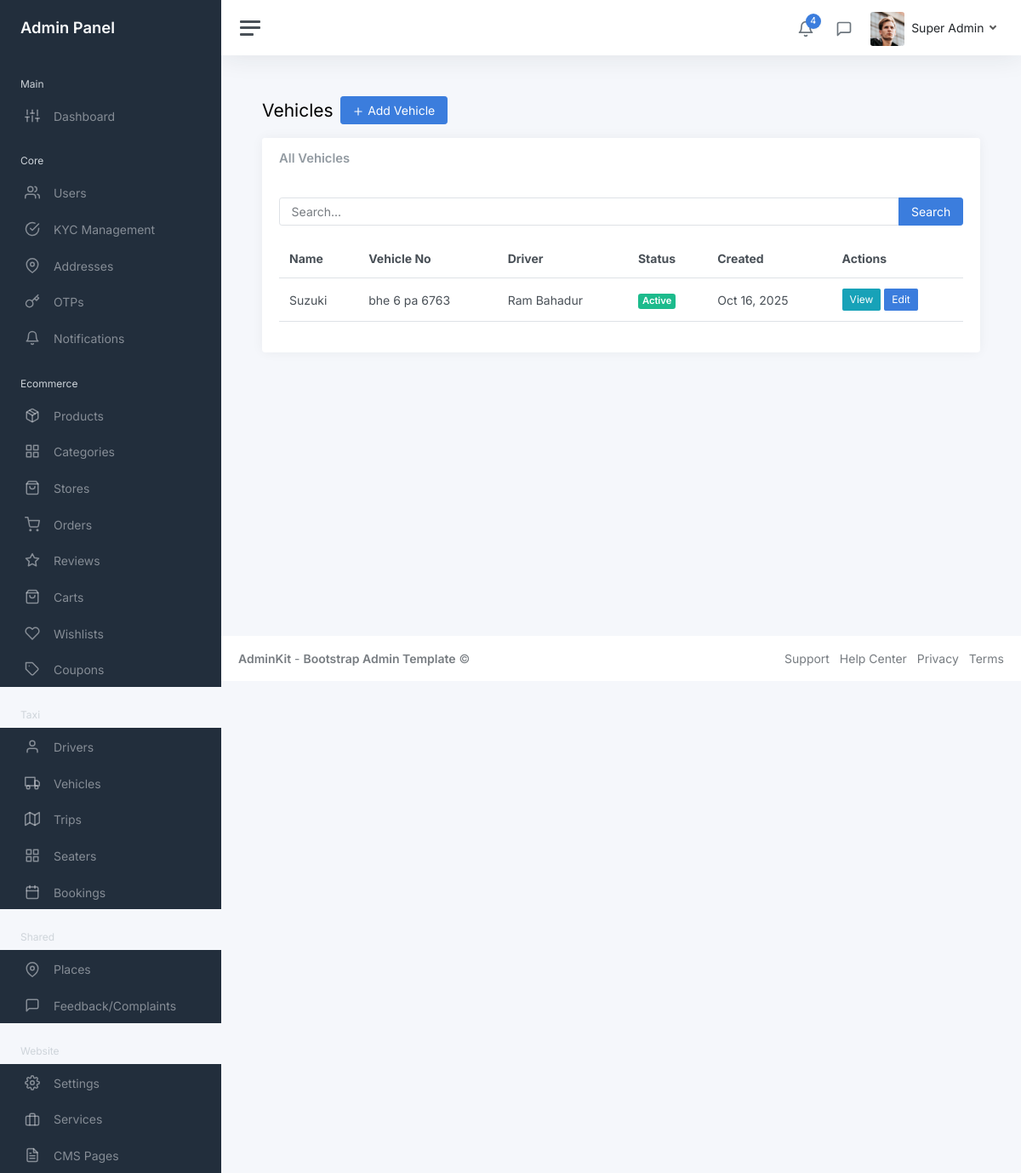
Page /myadmin/taxi/vehicles/ (signed in) on the committed database.
### core/models.py (models this page shows, shortened)
class User(AbstractUser):
    COUNTRY_CODE_CHOICES = [
        ('+977', '+977'),
        ('+91', '+91'),
    ]
    COUNTRY_CHOICES = [
        ('Nepal', 'Nepal'),
        ('India', 'India'),
    ]
    phone = models.CharField(max_length=15, unique=True)
    name = models.CharField(max_length=100)
    email = models.EmailField(blank=True, null=True)
    country_code = models.CharField(max_length=5, choices=COUNTRY_CODE_CHOICES, default='+977')
    country = models.CharField(max_length=10, choices=COUNTRY_CHOICES, default='Nepal')
    fcm_token = models.CharField(max_length=255, blank=True, null=True)
    profile_picture = models.ImageField(upload_to='profile_pictures/', blank=True, null=True)
    national_id = models.CharField(max_length=50, blank=True, null=True, help_text='National ID number')
    national_id_document = models.ImageField(upload_to='kyc_documents/', blank=True, null=True, help_text='National ID document image')
    pan_no = models.CharField(max_length=20, blank=True, null=True, help_text='PAN (Permanent Account Number)')
    pan_document = models.ImageField(upload_to='kyc_documents/', blank=True, null=True, help_text='PAN document image')
    is_kyc_verified = models.BooleanField(default=False, help_text='Whether KYC has been verified by admin')
    kyc_submitted_at = models.DateTimeField(blank=True, null=True, help_text='When user submitted KYC information')
    kyc_verified_at = models.DateTimeField(blank=True, null=True, help_text='When KYC was verified by admin')
    kyc_rejected_at = models.DateTimeField(blank=True, null=True, help_text='When KYC was rejected by admin')
    kyc_rejection_reason = models.TextField(blank=True, null=True, help_text='Reason for KYC rejection')
    created_at = models.DateTimeField(auto_now_add=True)
    updated_at = models.DateTimeField(auto_now=True)
    first_name = None
    last_name = None
    objects = UserManager()
    USERNAME_FIELD = 'phone'
    REQUIRED_FIELDS = ['name']
    class Meta:
        ordering = ['-created_at']

### taxi/models.py (models this page shows, shortened)
class Vehicle(models.Model):
    name = models.CharField(max_length=100)
    vehicle_no = models.CharField(max_length=20, unique=True)
    image = models.ImageField(upload_to='vehicles/', blank=True, null=True)
    driver = models.ForeignKey(Driver, on_delete=models.CASCADE, related_name='vehicles')
    is_active = models.BooleanField(default=True)
    created_at = models.DateTimeField(auto_now_add=True)
    class Meta:
        ordering = ['-created_at']

class Driver(models.Model):
    user = models.ForeignKey(User, on_delete=models.CASCADE, related_name='driver_profile')
    license = models.CharField(max_length=50, unique=True)
    is_active = models.BooleanField(default=True)
    created_at = models.DateTimeField(auto_now_add=True)
    class Meta:
        ordering = ['-created_at']

### myadmin/views/taxi/vehicle_views.py (the view)
# urls.py: path('vehicles/', vehicle_views.VehicleListView.as_view(), name='vehicle_list'),
class VehicleListView(StaffRequiredMixin, ListView):
    model = Vehicle
    template_name = 'admin/taxi/vehicle_list.html'
    context_object_name = 'vehicles'
    paginate_by = 20
    def get_queryset(self):
        queryset = Vehicle.objects.select_related('driver').order_by('-created_at')
        search = self.request.GET.get('search')
        if search:
            queryset = queryset.filter(
                Q(name__icontains=search) |
                Q(vehicle_no__icontains=search)
            )
        return queryset
    def get_context_data(self, **kwargs):
        context = super().get_context_data(**kwargs)
        context['search'] = self.request.GET.get('search', '')
        return context

### myadmin/mixins.py (called while the page is built)
    def test_func(self):
        return self.request.user.is_staff

### myadmin/templates/admin/taxi/vehicle_list.html (shortened to what this page needs)
{% extends 'admin/layouts/base.html' %}
{% block content %}
<div class="container-fluid p-0">
    <div class="mb-3"><h1 class="h3 d-inline align-middle">Vehicles</h1><a class="btn btn-primary ms-2" href="{% url 'myadmin:taxi:vehicle_create' %}"><i class="align-middle" data-feather="plus"></i> Add Vehicle</a></div>
    <div class="row"><div class="col-12"><div class="card"><div class="card-header"><h5 class="card-title mb-0">All Vehicles</h5></div><div class="card-body">
        <form method="get" class="mb-3"><div class="input-group"><input type="text" class="form-control" name="search" placeholder="Search..." value="{{ search }}"><button class="btn btn-primary" type="submit">Search</button></div></form>
        <table class="table table-hover"><thead><tr><th>Name</th><th>Vehicle No</th><th>Driver</th><th>Status</th><th>Created</th><th>Actions</th></tr></thead><tbody>
            {% for vehicle in vehicles %}<tr><td>{{ vehicle.name }}</td><td>{{ vehicle.vehicle_no }}</td><td>{{ vehicle.driver.user.name }}</td><td>{% if vehicle.is_active %}<span class="badge bg-success">Active</span>{% else %}<span class="badge bg-danger">Inactive</span>{% endif %}</td><td>{{ vehicle.created_at|date:"M d, Y" }}</td><td><a href="{% url 'myadmin:taxi:vehicle_detail' vehicle.pk %}" class="btn btn-sm btn-info">View</a> <a href="{% url 'myadmin:taxi:vehicle_update' vehicle.pk %}" class="btn btn-sm btn-primary">Edit</a></td></tr>{% empty %}<tr><td colspan="6" class="text-center">No vehicles found</td></tr>{% endfor %}
        </tbody></table>
    </div></div></div></div>
</div>
{% endblock %}

### templates/admin/layouts/header.html (shortened to what this page needs)
{% load static %}
<nav class="navbar navbar-expand navbar-light navbar-bg">
    <a class="sidebar-toggle js-sidebar-toggle"><i class="hamburger align-self-center"></i></a>
    <div class="navbar-collapse collapse">
      <ul class="navbar-nav navbar-align">
        <li class="nav-item dropdown">
          <a class="nav-icon dropdown-toggle" href="#" id="alertsDropdown" data-bs-toggle="dropdown">
            <div class="position-relative">
              <i class="align-middle" data-feather="bell"></i>
              <span class="indicator">4</span>
            </div>
          </a>
        </li>
        <li class="nav-item dropdown">
          <a class="nav-icon dropdown-toggle" href="#" id="messagesDropdown" data-bs-toggle="dropdown">
            <div class="position-relative">
              <i class="align-middle" data-feather="message-square"></i>
            </div>
          </a>
        </li>
        <li class="nav-item dropdown">
          <a class="nav-link dropdown-toggle d-none d-sm-inline-block" href="#" data-bs-toggle="dropdown">
            {% if user.profile_picture %}
              <img src="{{ user.profile_picture.url }}" class="avatar img-fluid rounded me-1" alt="{{ user.name }}" />
            {% else %}
              <img src="{% static 'myadmin/img/avatars/avatar.jpg' %}" class="avatar img-fluid rounded me-1" alt="{{ user.name }}" />
            {% endif %}
            <span class="text-dark">{{ user.name }}</span>
          </a>
        </li>
      </ul>
    </div>
  </nav>

### rows in the picture
User: name "Super Admin"
Vehicle: name "Suzuki", vehicle_no "bhe 6 pa 6763", driver.user.name "Ram Bahadur", is_active "Active", created_at "Oct 16, 2025"
